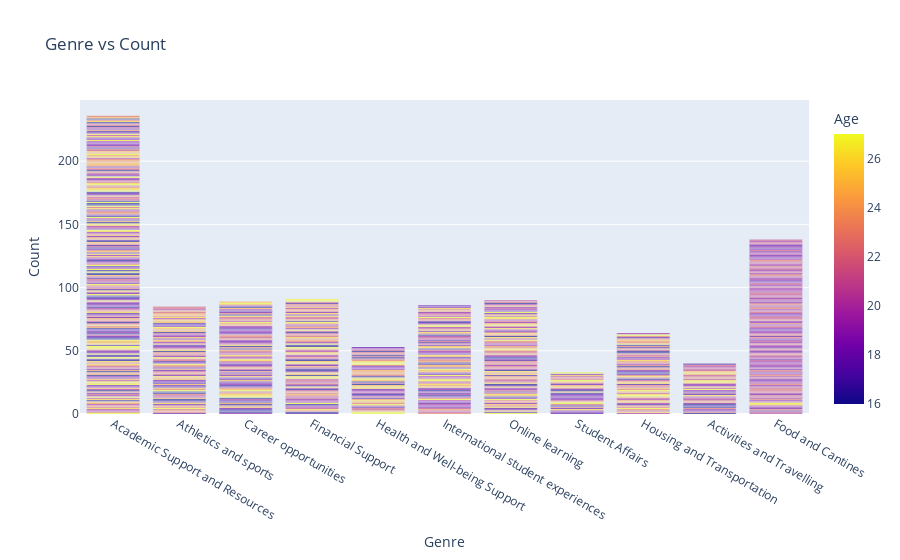

The cell this chart's notebook holds for it:
### Code cell
fig = px.bar(df, x="Genre", y="Count", color="Age", title="Genre vs Count")
fig.show()

### Figure 1 — Plotly figure (JSON) as saved in the notebook; plotly's stock layout.template omitted (floating-point values rounded to 4 significant figures; data arrays with more than 128 entries replaced by an {"elided": "..."} marker saying what was removed)
{"data": [{"alignmentgroup": "True", "hovertemplate": "Genre=%{x}<br>Count=%{y}<br>Age=%{marker.color}<extra></extra>", "legendgroup": "", "marker": {"color": {"elided": "1005 int values"}, "coloraxis": "coloraxis", "pattern": {"shape": ""}}, "name": "", "offsetgroup": "", "orientation": "v", "showlegend": false, "textposition": "auto", "type": "bar", "x": {"elided": "1005 str values"}, "xaxis": "x", "y": {"elided": "1005 int values"}, "yaxis": "y"}], "layout": {"barmode": "relative", "coloraxis": {"colorbar": {"title": {"text": "Age"}}, "colorscale": [[0, "#0d0887"], [0.1111, "#46039f"], [0.2222, "#7201a8"], [0.3333, "#9c179e"], [0.4444, "#bd3786"], [0.5556, "#d8576b"], [0.6667, "#ed7953"], [0.7778, "#fb9f3a"], [0.8889, "#fdca26"], [1, "#f0f921"]]}, "legend": {"tracegroupgap": 0}, "title": {"text": "Genre vs Count"}, "xaxis": {"anchor": "y", "domain": [0, 1], "title": {"text": "Genre"}}, "yaxis": {"anchor": "x", "domain": [0, 1], "title": {"text": "Count"}}}}
